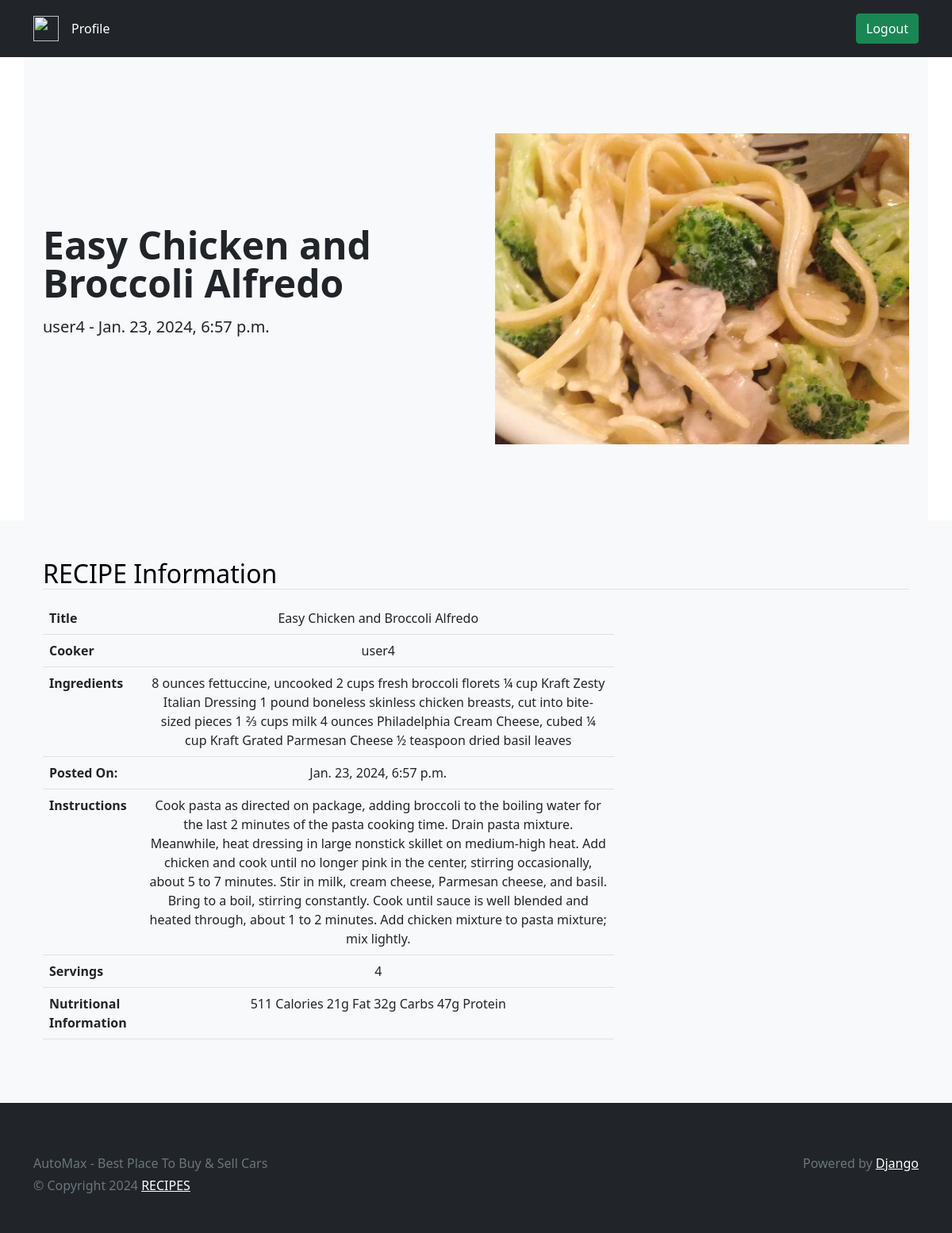
Page /view/4/ (signed in) on the committed database.
### main/models.py (models this page shows, shortened)
class Recipe(models.Model):
    title = models.CharField(max_length=255)
    cooker = models.ForeignKey(User,on_delete = models.CASCADE)
    ingredients = models.TextField()
    instructions = models.TextField()
    cooking_time = models.PositiveIntegerField() # in minutes
    servings = models.PositiveIntegerField(default = 4)
    nutritional_information = models.TextField(blank=True, null=True)
    date_posted = models.DateTimeField(auto_now_add =True)
    date_updated = models.DateTimeField(auto_now =True)
    image = models.ImageField(upload_to='imges/')

### main/views.py (the view)
# urls.py: path('view/<int:id>/', view_view , name = 'view'),
@login_required
def view_view(request,id):
    try:
        recipe = Recipe.objects.get(id = id)
        if recipe is None:
            raise Exception
        return render(request, 'main/view.html',{'recipe': recipe})
    except Exception as e:
        messages.error(request,f'Invald id {id} was provided for recipe!')
        return redirect('home')

### main/templates/main/view.html
{% extends 'main/base.html' %}
{% load static %}
{% block content %}
<main>
    <section class="container col-xxl-8 px-4 py-5 bg-light">
      <div class="row flex-lg-row-reverse align-items-center g-5 py-5">
         <div class="col-10 col-sm-8 col-lg-6">
              <img src="{{ recipe.image.url }}" class="d-block mx-lg-auto img-fluid" width="1920" height="1080" loading="lazy">
         </div>
         <div class="col-lg-6">
            <h1 class="display-5 fw-bold lh-1 mb-3">{{ recipe.title}}</h1>
            <p class="lead">{{recipe.cooker.username}} - {{ recipe.date_updated}}</p>
         </div>
      </div>
    </section>
    <div class="bg-light">
        <div class="container px-4 py-5">
           <h2 class="mb-3 border-bottom" style="color: black;">RECIPE Information</h2>
           <div class="row row-cols-1 row-cols-md-3 mb-3 text-center">
              <div class="col-lg-8">
                  <div class="table-responsive">
                    <table class="table text-center">
                       <tbody>
                          <tr>
                            <th scope="row" class="text-start">Title</th>
                            <td>{{ recipe.title|capfirst }}</td>
                          </tr>
                          <tr>
                            <th scope="row" class="text-start">Cooker</th>
                            <td>{{ recipe.cooker.username }}</td>
                          </tr>
                          <tr>
                            <th scope="row" class="text-start">Ingredients</th>
                            <td>{{ recipe.ingredients }}</td>
                          </tr>
                          <tr>
                            <th scope="row" class="text-start">Posted On:</th>
                            <td>{{ recipe.date_posted }}</td>
                          </tr>
                          <tr>
                            <th scope="row" class="text-start">Instructions</th>
                            <td>{{ recipe.instructions }}</td>
                          </tr>
                          <tr>
                            <th scope="row" class="text-start">Servings</th>
                            <td>{{ recipe.servings }}</td>
                          </tr>
                          <tr>
                            <th scope="row" class="text-start">Nutritional Information</th>
                            <td>{{ recipe.nutritional_information }}</td>
                          </tr>
                       </tbody>
                    </table>
                  </div>
              </div>
           </div>
        </div>
    </div>
</main>
{% endblock %}

### rows in the picture
Recipe: image (picture), title "Easy Chicken and Broccoli Alfredo", cooker.username "user4", date_updated "Jan. 23, 2024, 6:57 p.m.", ingredients "8 ounces fettuccine, uncooked 2 cups fresh broccoli florets ¼ cup Kraft Zesty Italian Dressing 1 pound boneless skinless chicken breasts, cut into bite-sized pieces 1 ⅔ cups milk 4 ounces Philadelphia Cream Cheese, cubed ¼ cup Kraft Grated Parmesan Cheese ½ teaspoon dried basil leaves", date_posted "Jan. 23, 2024, 6:57 p.m.", instructions "Cook pasta as directed on package, adding broccoli to the boiling water for the last 2 minutes of the pasta cooking time. Drain pasta mixture. Meanwhile, heat dressing in large nonstick skillet on medium-high heat. Add chicken and cook until no longer pink in the center, stirring occasionally, about 5 to 7 minutes. Stir in milk, cream cheese, Parmesan cheese, and basil. Bring to a boil, stirring constantly. Cook until sauce is well blended and heated through, about 1 to 2 minutes. Add chicken mixture to pasta mixture; mix lightly.", servings "4", nutritional_information "511 Calories 21g Fat 32g Carbs 47g Protein"
